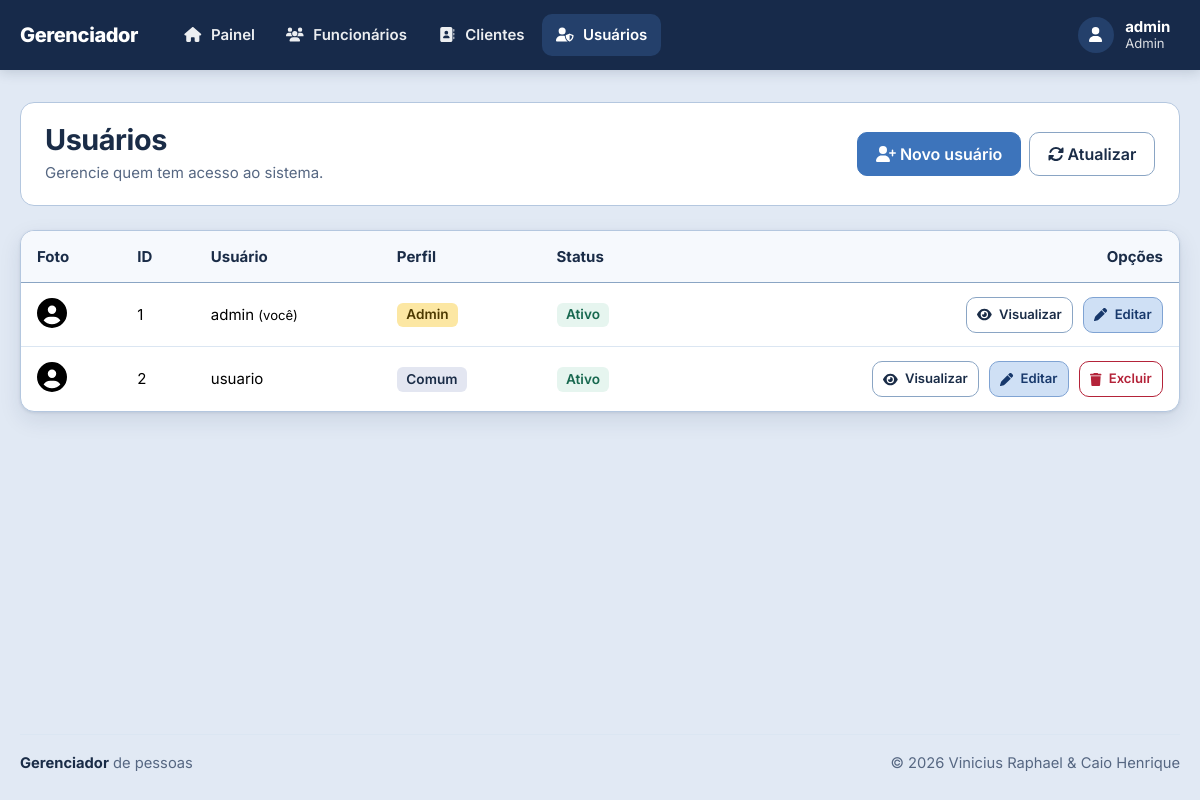
Page /usuarios/index.php (signed in) on the committed database.
### tables this page shows
CREATE TABLE IF NOT EXISTS Usuarios (
  Id_Usu     INT NOT NULL AUTO_INCREMENT PRIMARY KEY,
  Login_usu  VARCHAR(50)  NOT NULL UNIQUE,
  Senha_usu  VARCHAR(255) NOT NULL,
  Foto_usu   VARCHAR(30)  NULL,
  Nivel_usu  ENUM('0','1') NOT NULL DEFAULT '0',
  Ativo_usu  TINYINT(1) NOT NULL DEFAULT 1
);

### inc/auth.php (called while the page is built, shortened)
<?php
function esta_logado()
{
	return !empty($_SESSION['usuario']);
}
function eh_admin()
{
	return esta_logado() && ($_SESSION['usuario']['perfil'] ?? '') === 'Admin';
}
function h($texto)
{
	return htmlspecialchars((string) $texto, ENT_QUOTES, 'UTF-8');
}
function foto_usuario_url($foto)
{
	if (empty($foto)) {
		return null;
	}
	$arquivo = basename($foto);
	return BASEURL . 'uploads/usuarios/' . rawurlencode($arquivo);
}

### inc/database.php (called while the page is built, shortened)
<?php
function open_database()
{
	try {
		$conn = new mysqli(DB_HOST, DB_USER, DB_PASSWORD, DB_NAME);
		$conn->set_charset("utf8mb4");
		return $conn;
	} catch (Exception $e) {
		throw new Exception("Erro ao conectar no banco de dados\n {$e->getMessage()}");
	}
}
function identificador($nome)
{
	return "`$nome`";
}
function find_all($table, $orderBy = null)
{
	$found = null;
	try {
		$database = open_database();
		$sql = "SELECT * FROM " . identificador($table);
		if ($orderBy) {
			$sql .= " ORDER BY " . identificador($orderBy);
		}
		$result = $database->query($sql);
		if ($result->num_rows > 0) {
			$found = $result->fetch_all(MYSQLI_ASSOC);
		}
	} catch (Exception $e) {
		erro_banco($e);
	}
	return $found;
}
?>

### usuarios/function.php (called while the page is built, shortened)
<?php
include_once('../inc/auth.php');
function nomePerfilUsuario($nivel)
{
	return (string) $nivel === '1' ? 'Admin' : ((string) $nivel === '0' ? 'Comum' : '—');
}
function index()
{
	$usuarios = find_all(USUARIOS_TABELA, 'Login_usu');
}
?>

### usuarios/index.php (the view, shortened to what this page needs)
<?php
    include("function.php");
    index();
    include HEADER_TEMPLATE;
?>
<header class="page-heading">
    <div>
        <h2>Usuários</h2>
        <p class="page-description">Gerencie quem tem acesso ao sistema.</p>
    </div>
    <div class="page-actions">
        <a class="btn btn-primary" href="add.php"><i class="fa-solid fa-user-plus"></i> Novo usuário</a>
        <a class="btn btn-light" href="index.php"><i class="fa-solid fa-rotate"></i> Atualizar</a>
    </div>
</header>
<div class="table-responsive">
<table class="table table-hover align-middle">
    <thead>
        <tr>
            <th>Foto</th>
            <th>ID</th>
            <th>Usuário</th>
            <th>Perfil</th>
            <th>Status</th>
            <th class="text-end">Opções</th>
        </tr>
    </thead>
    <tbody>
        <?php if ($usuarios): ?>
            <?php foreach ($usuarios as $u): ?>
                <?php
                    $foto = foto_usuario_url($u['Foto_usu'] ?? null);
                    $perfil = nomePerfilUsuario($u['Nivel_usu']);
                    $ehEu = ((int) $u['Id_Usu'] === (int) $_SESSION['usuario']['id']);
                ?>
                <tr>
                    <td>
                        <?php if ($foto): ?>
                            <img src="<?php echo h($foto); ?>" alt="" class="perfil-thumb">
                        <?php else: ?>
                            <i class="fa-solid fa-circle-user fa-2x"></i>
                        <?php endif; ?>
                    </td>
                    <td><?php echo (int) $u['Id_Usu']; ?></td>
                    <td><?php echo h($u['Login_usu']); ?><?php echo $ehEu ? ' <small>(você)</small>' : ''; ?></td>
                    <td>
                        <span class="badge <?php echo $perfil === 'Admin' ? 'bg-warning text-dark' : 'bg-secondary'; ?>">
                            <?php echo h($perfil); ?>
                        </span>
                    </td>
                    <td>
                        <span class="badge <?php echo $u['Ativo_usu'] ? 'bg-success' : 'bg-danger'; ?>">
                            <?php echo $u['Ativo_usu'] ? 'Ativo' : 'Inativo'; ?>
                        </span>
                    </td>
                    <td class="actions text-end">
                        <a href="view.php?id=<?php echo (int) $u['Id_Usu']; ?>" class="btn btn-sm btn-action btn-light" title="Visualizar" aria-label="Visualizar">
                            <i class="fa-solid fa-eye"></i><span>Visualizar</span></a>
                        <a href="edit.php?id=<?php echo (int) $u['Id_Usu']; ?>" class="btn btn-sm btn-action btn-secondary" title="Editar" aria-label="Editar">
                            <i class="fa-solid fa-pen"></i><span>Editar</span></a>
                        <?php if (!$ehEu): ?>
                            <a href="#" class="btn btn-sm btn-action btn-outline-danger" title="Excluir" aria-label="Excluir" data-bs-toggle="modal"
                                data-bs-target="#delete-modal" data-customer="<?php echo (int) $u['Id_Usu']; ?>"
                                data-rotulo="Usuário" data-nome="<?php echo h($u['Login_usu']); ?>">
                                <i class="fa-solid fa-trash"></i><span>Excluir</span></a>
                        <?php endif; ?>
                    </td>
                </tr>
            <?php endforeach; ?>
        <?php else: ?>
            <tr>
                <td colspan="6" class="empty-state">Nenhum usuário encontrado.</td>
            </tr>
        <?php endif; ?>
    </tbody>
</table>
</div>
<?php include FOOTER_TEMPLATE; ?>

### inc/header.php (shortened to what this page needs)
<?php
$rotaAtual = $_SERVER['SCRIPT_NAME'] ?? '';
if (strpos($rotaAtual, '/funcionarios/') !== false) {
    $secaoAtual = 'funcionarios';
} elseif (strpos($rotaAtual, '/customers/') !== false) {
    $secaoAtual = 'clientes';
} elseif (strpos($rotaAtual, '/usuarios/') !== false) {
    $secaoAtual = 'usuarios';
} else {
    $secaoAtual = 'painel';
}
$navAtivo = function ($nome) use ($secaoAtual) {
    return $secaoAtual === $nome ? ' class="ativo" aria-current="page"' : '';
};
?>
<!DOCTYPE html>
<html lang="pt-br">
<head>
    <link rel="stylesheet" href="<?php echo BASEURL; ?>assets/css/bootstrap.min.css">
    <link rel="stylesheet" href="<?php echo BASEURL; ?>assets/css/all.min.css">
    <link rel="stylesheet" href="<?php echo BASEURL; ?>assets/css/style.css?v=4">
</head>
<body class="app-body">
    <nav class="navbar navbar-expand-lg topnav" aria-label="Menu principal">
        <div class="topnav-inner">
            <a class="brand" href="<?php echo BASEURL; ?>index.php">
                <span class="brand-name">Gerenciador</span>
            </a>
            <div class="collapse navbar-collapse" id="menu-principal">
                <ul class="nav-topo">
                    <li><a href="<?php echo BASEURL; ?>index.php"<?php echo $navAtivo('painel'); ?>>
                            <i class="fa-solid fa-house"></i> Painel</a></li>
                    <li><a href="<?php echo BASEURL; ?>funcionarios/"<?php echo $navAtivo('funcionarios'); ?>>
                            <i class="fa-solid fa-users"></i> Funcionários</a></li>
                    <li><a href="<?php echo BASEURL; ?>customers/"<?php echo $navAtivo('clientes'); ?>>
                            <i class="fa-solid fa-address-book"></i> Clientes</a></li>
                    <?php if (eh_admin()): ?>
                        <li><a href="<?php echo BASEURL; ?>usuarios/"<?php echo $navAtivo('usuarios'); ?>>
                                <i class="fa-solid fa-user-shield"></i> Usuários</a></li>
                    <?php endif; ?>
                </ul>
                <div class="topnav-user">
                    <?php if (esta_logado()): ?>
                        <?php $fotoMini = foto_usuario_url($_SESSION['usuario']['foto'] ?? null); ?>
                        <button type="button" class="user-chip" data-bs-toggle="modal" data-bs-target="#perfil-modal">
                            <?php if ($fotoMini): ?>
                                <img src="<?php echo h($fotoMini); ?>" alt="">
                            <?php else: ?>
                                <span class="avatar-vazio" aria-hidden="true"><i class="fa-solid fa-user"></i></span>
                            <?php endif; ?>
                            <span class="info">
                                <strong><?php echo h($_SESSION['usuario']['login']); ?></strong>
                                <small><?php echo h($_SESSION['usuario']['perfil']); ?></small>
                            </span>
                        </button>
                    <?php endif; ?>
                </div>
            </div>
        </div>
    </nav>
    <div class="app-main">
    <main class="page">

### inc/footer.php (shortened to what this page needs)
    </main>
    <footer class="app-footer">
        <span><strong>Gerenciador</strong> de pessoas</span>
        <span>&copy; <?php echo date('Y'); ?> Vinicius Raphael &amp; Caio Henrique</span>
    </footer>
    </div>
</body>
</html>

### rows in the picture
usuarios: Id_Usu "1", Login_usu "admin", shows "(você)", Nivel_usu "Admin", Ativo_usu "Ativo"
usuarios: Id_Usu "2", Login_usu "usuario", Nivel_usu "Comum", Ativo_usu "Ativo"

### other values in the picture
$_SESSION['usuario']['login'] "admin"
$_SESSION['usuario']['perfil'] "Admin"
